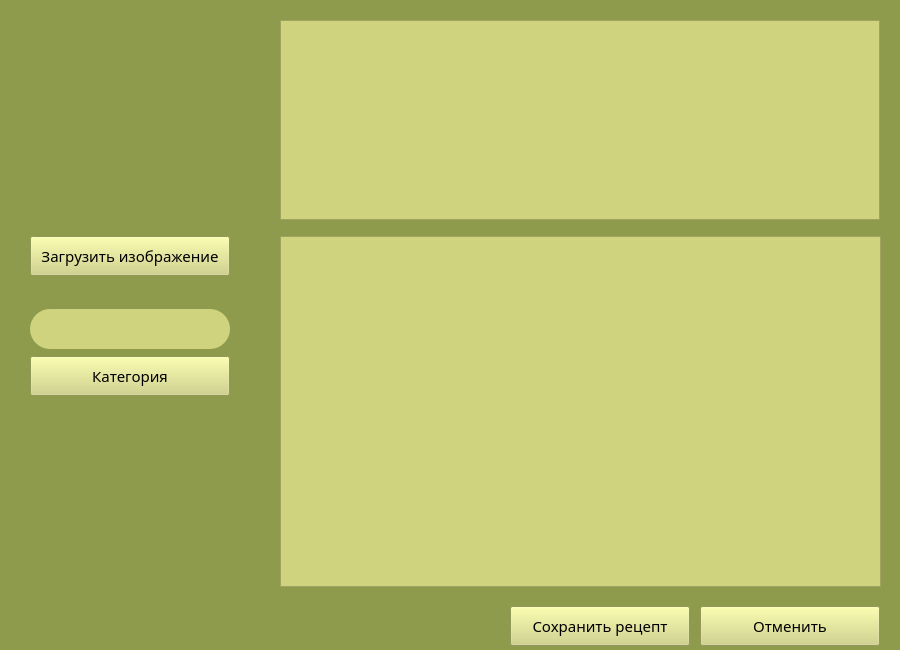
<?xml version="1.0" encoding="UTF-8"?>
<ui version="4.0">
 <class>EditRecordWidget</class>
 <widget class="QWidget" name="EditRecordWidget">
  <property name="geometry">
   <rect>
    <x>0</x>
    <y>0</y>
    <width>900</width>
    <height>650</height>
   </rect>
  </property>
  <property name="minimumSize">
   <size>
    <width>900</width>
    <height>650</height>
   </size>
  </property>
  <property name="maximumSize">
   <size>
    <width>900</width>
    <height>650</height>
   </size>
  </property>
  <property name="windowTitle">
   <string>Изменить рецепт</string>
  </property>
  <property name="windowIcon">
   <iconset>
    <normaloff>../src/icon.png</normaloff>../src/icon.png</iconset>
  </property>
  <property name="styleSheet">
   <string notr="true">#EditRecordWidget {background-color: rgb(142, 154, 76)}
QPushButton {background-color: rgb(207, 211, 126);;
	border-width: 0px;}
QPushButton:hover {background-color: rgb(207, 240, 126);;
	border-width: 0px;}
QLineEdit {background-color: rgb(207, 211, 126)}
#nameLine {border-radius: 20px;
	border-width: 1px;
	min-height: 40px;
	max-height: 40px;
	min-width: 200px;
	max-width: 200px}

QTextEdit  {background-color: rgb(207, 211, 126)}
</string>
  </property>
  <widget class="QPushButton" name="cancelButton">
   <property name="geometry">
    <rect>
     <x>700</x>
     <y>606</y>
     <width>180</width>
     <height>40</height>
    </rect>
   </property>
   <property name="font">
    <font>
     <family>Calibri Light</family>
     <pointsize>11</pointsize>
    </font>
   </property>
   <property name="text">
    <string>Отменить</string>
   </property>
  </widget>
  <widget class="QLabel" name="picLabel">
   <property name="geometry">
    <rect>
     <x>30</x>
     <y>26</y>
     <width>200</width>
     <height>200</height>
    </rect>
   </property>
   <property name="text">
    <string/>
   </property>
  </widget>
  <widget class="QPushButton" name="saveButton">
   <property name="geometry">
    <rect>
     <x>510</x>
     <y>606</y>
     <width>180</width>
     <height>40</height>
    </rect>
   </property>
   <property name="font">
    <font>
     <family>Calibri Light</family>
     <pointsize>11</pointsize>
    </font>
   </property>
   <property name="text">
    <string>Сохранить рецепт</string>
   </property>
  </widget>
  <widget class="QTextEdit" name="ingredientsBox">
   <property name="geometry">
    <rect>
     <x>280</x>
     <y>20</y>
     <width>600</width>
     <height>200</height>
    </rect>
   </property>
   <property name="font">
    <font>
     <family>Calibri Light</family>
     <pointsize>11</pointsize>
    </font>
   </property>
  </widget>
  <widget class="QLineEdit" name="nameLine">
   <property name="geometry">
    <rect>
     <x>30</x>
     <y>309</y>
     <width>200</width>
     <height>40</height>
    </rect>
   </property>
  </widget>
  <widget class="QTextEdit" name="recipeBox">
   <property name="geometry">
    <rect>
     <x>280</x>
     <y>236</y>
     <width>601</width>
     <height>351</height>
    </rect>
   </property>
   <property name="font">
    <font>
     <family>Calibri Light</family>
     <pointsize>11</pointsize>
    </font>
   </property>
  </widget>
  <widget class="QPushButton" name="selectCategoryButton">
   <property name="geometry">
    <rect>
     <x>30</x>
     <y>356</y>
     <width>200</width>
     <height>40</height>
    </rect>
   </property>
   <property name="font">
    <font>
     <family>Calibri Light</family>
     <pointsize>11</pointsize>
    </font>
   </property>
   <property name="text">
    <string>Категория</string>
   </property>
  </widget>
  <widget class="QPushButton" name="addPicButton">
   <property name="geometry">
    <rect>
     <x>30</x>
     <y>236</y>
     <width>200</width>
     <height>40</height>
    </rect>
   </property>
   <property name="font">
    <font>
     <family>Calibri Light</family>
     <pointsize>11</pointsize>
    </font>
   </property>
   <property name="text">
    <string>Загрузить изображение</string>
   </property>
  </widget>
 </widget>
 <resources/>
 <connections/>
</ui>
